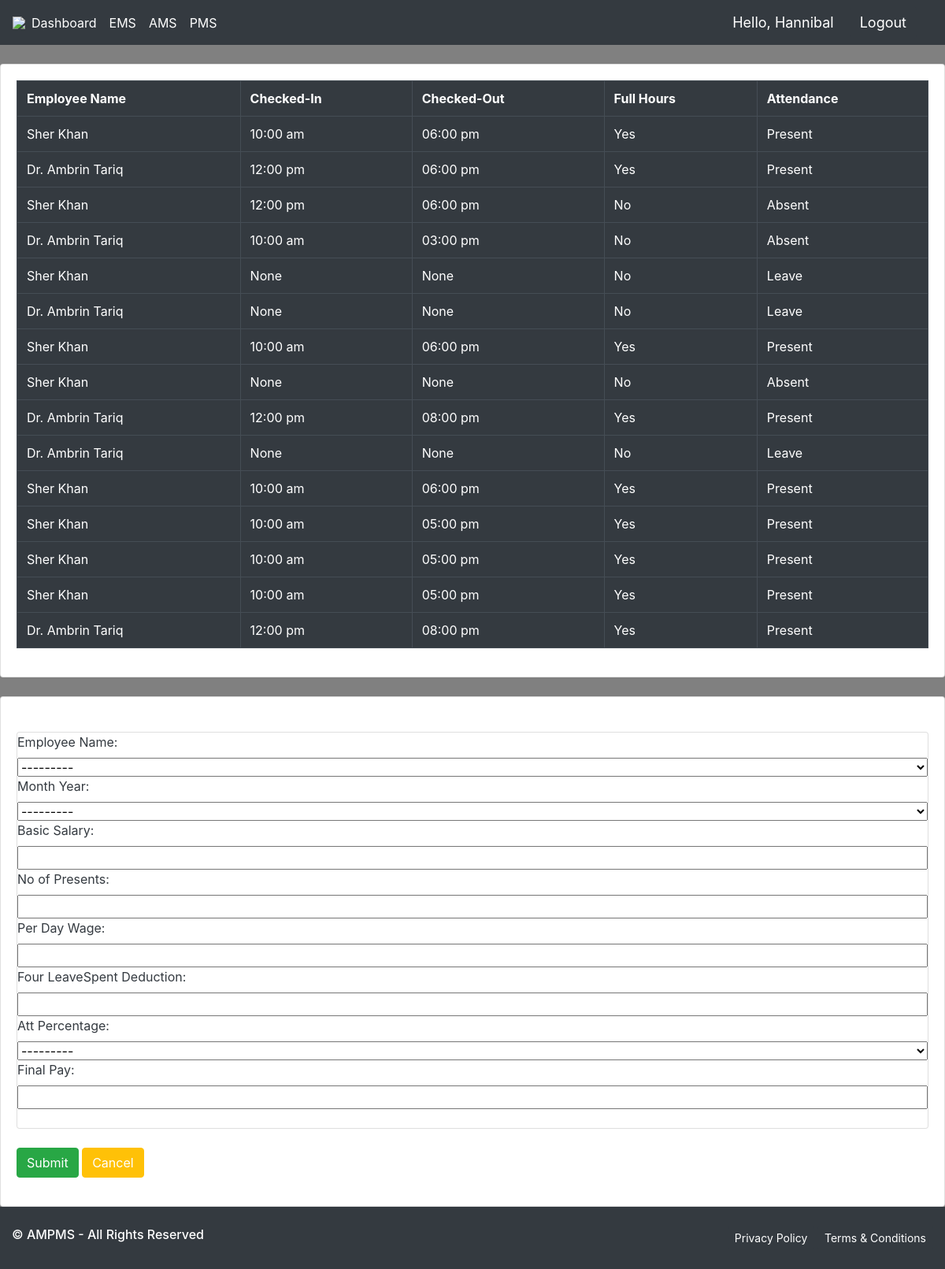
Page /add_payrollform/ (signed in) on the committed database.
### Project/models.py (models this page shows, shortened)
class Attendance(models.Model):
    CHECKED_IN = (
        ('Yes', 'Yes'),
        ('No', 'No')
    )
    CHECKED_OUT = (
        ('Yes', 'Yes'),
        ('No', 'No')
    )
    STATUS = (
        ('Working', 'Working'),
        ('End', 'End'),
        ('Extra Shift', 'Extra Shift'),
        ('On Leave', 'On Leave'),
    )
    MARK = (
        ('Present', 'Present'),
        ('Absent', 'Absent'),
        ('Leave', 'Leave'),
    )
    EARLY_GOING = (
        ('Yes', 'Yes'),
        ('No', 'No'),
    )
    LATE_COMMING = (
        ('Yes', 'Yes'),
        ('No', 'No'),
    )
    HOURS_UTILIZED = (
        ('Yes', 'Yes'),
        ('No', 'No'),
    )
    Employee_Name = models.ForeignKey(Employee, null=True, on_delete=models.SET_NULL)
    Check_In = models.CharField(max_length=50, null=True, choices=CHECKED_IN)
    Time_In = models.CharField(max_length=100, null=True)
    Check_Out = models.CharField(max_length=50, null=True, choices=CHECKED_OUT)
    Time_Out = models.CharField(max_length=100, null=True)
    Early_Going = models.CharField(max_length=50, blank=True, null=True, choices=EARLY_GOING)
    Late_Comming = models.CharField(max_length=50, blank=True, null=True, choices=LATE_COMMING)
    leave = models.ForeignKey(Leave, blank=True, null=True, on_delete=models.SET_NULL)
    Status = models.CharField(max_length=100, null=True, choices=STATUS)
    FullHours_Utilized = models.CharField(max_length=50, null=True, choices=HOURS_UTILIZED)
    Mark_Attendance = models.CharField(max_length=100, null=True, choices=MARK)
    Date_created = models.DateTimeField(auto_now_add=True)

class Employee(models.Model):
    DEPARTMENT = (
        ('Psychologist', 'Psychologist'),
        ('Physiotherapist', 'Physiotherapist'),
        ('Consultant', 'Consultant'),
        ('Intern', 'Intern')
    )
    EDUCATION = (
        ('Bachelors', 'Bachelors'),
        ('Masters', 'Masters')
    )
    employee_user_id = models.OneToOneField(User, null=True, blank=False, on_delete=models.CASCADE)
    Full_Name = models.CharField(max_length=200, null=True)
    Email_Address = models.EmailField(max_length=200, null=True)
    CNIC = models.CharField(max_length=200, null=True)
    Password = models.CharField(max_length=200, blank=True, null=True)
    Confirm_Password = models.CharField(max_length=200, blank=True, null=True)
    Phone_No = models.CharField(max_length=200, null=True)
    Department = models.CharField(max_length=200, null=True, choices=DEPARTMENT)
    Designation = models.CharField(max_length=200, null=True)
    Salary = models.CharField(max_length=100, null=True)
    Experience = models.CharField(max_length=200, null=True)
    Education = models.CharField(max_length=200, null=True, choices=EDUCATION)
    Profile_Pic = models.ImageField(default="Male Profile Avatar.png", null=True, blank=True)
    Date_created = models.DateTimeField(auto_now_add=True)
    def __str__(self):
        return self.Full_Name

### Project/decorators.py (the view)
        def wrapper_func(request, *args, **kwargs):
            group = None
            if request.user.groups.exists():
                group = request.user.groups.all()[0].name
            if group in allowed_roles:
                return view_func(request, *args, **kwargs)
            else:
                return HttpResponse('You are not authorized to view this page')

### Project/forms.py
class PayrollForm(ModelForm):
    class Meta:
        model = Payroll
        fields = ['Employee_Name',
            'Month_Year',
            'Basic_Salary',
            'No_of_Presents',
            'Per_Day_Wage',
            'Four_LeaveSpent_Deduction', 'Att_Percentage', 'Final_Pay']

### Project/views.py (called while the page is built)
@login_required(login_url=login_page)
@allowed_users(allowed_roles=['Admin'])
def add_payroll(request):
    attendances = Attendance.objects.all()
    payrolls = Payroll.objects.all()
    form = PayrollForm()
    if request.method == 'POST':
        form = PayrollForm(request.POST)
        if form.is_valid():
            form.save()
            return redirect('payroll')
    context = {'form': form, 'All_attendances': attendances, 'All_payrolls': payrolls}
    return render(request, 'projects/PylForm.html', context)

### Project/templates/projects/PylForm.html (shortened to what this page needs)
{% extends 'projects/Main.html' %}
{% load static %}
{% block content %}
<br>
<div class="row-md-3">
    <div class="col-md-2.3">
        <div class="card card-body">
            <div class="table-responsive">
                <table class="table table-bordered table-dark text-white" id="dataTable" width="100%" cellspacing="0">
                    <tr>
                        <th>Employee Name</th>
                        <th>Checked-In</th>
                        <th>Checked-Out</th>
                        <th>Full Hours</th>
                        <th>Attendance</th>
                    </tr>
                    {% for t in All_attendances %}
                    <tr>
                        <td>{{t.Employee_Name}}</td>
                        <td>{{t.Time_In}}</td>
                        <td>{{t.Time_Out}}</td>
                        <td>{{t.FullHours_Utilized}}</td>
                        <td>{{t.Mark_Attendance}}</td>
                    </tr>
                    {% endfor %}
                </table>
            </div>
        </div>
        <br>
        <div class="card card-body">
            <br>
            <form action="" method="POST">
                <div class="card text-dark bg-white">
                    {{form}}<br>
                </div>
                <br>
                <a class="btn btn-success btn text-white" href="{% url 'payroll' %}">Submit</a>
                <a class="btn btn-warning btn text-white" href="{% url 'payroll' %}">Cancel</a>
            </form>
        </div>
    </div>
</div>
{% endblock %}

### Project/templates/projects/Navbar.html (shortened to what this page needs)
{% load static %}
<nav class="navbar navbar-expand-lg navbar-light bg-dark">
  <img src="{% static 'Images/logo final test.png' %}">
  <div class="collapse navbar-collapse" id="navbarNav">
    <ul class="navbar-nav">
      <li class="nav-item active">
        <a class="nav-link nav text-white" href="{% url 'home' %}">Dashboard</a>
      </li>
      <li class="nav-item active">
        <a class="nav-link nav text-white" href="{% url 'user' %}">EMS</a>
      </li>
      <li class="nav-item active">
        <a class="nav-link nav text-white" href="{% url 'attendance' %}">AMS</a>
      </li>
      <li class="nav-item active">
        <a class="nav-link nav text-white" href="{% url 'payroll' %}">PMS</a>
      </li>
    </ul>
  </div>
  <span class="hello-msg">Hello, {{request.user}}</span>
  <span><a class="hello-msg btn btn-dark" href="{% url 'logout_user' %}">Logout</a></span>
</nav>

### Project/templates/projects/Main.html (style rules this page uses)
body, html { margin: 0; padding: 0; height: 100%; background: Grey !important; }

### Project/templates/projects/Navbar.html (style rules this page uses)
.hello-msg { font-size: 18px; color: #fff; margin-right: 20px; }

### rows in the picture
Attendance: Employee_Name "Sher Khan", Time_In "10:00 am", Time_Out "06:00 pm", FullHours_Utilized "Yes", Mark_Attendance "Present"
Attendance: Employee_Name "Dr. Ambrin Tariq", Time_In "12:00 pm", Time_Out "06:00 pm", FullHours_Utilized "Yes", Mark_Attendance "Present"
Attendance: Employee_Name "Sher Khan", Time_In "12:00 pm", Time_Out "06:00 pm", FullHours_Utilized "No", Mark_Attendance "Absent"
Attendance: Employee_Name "Dr. Ambrin Tariq", Time_In "10:00 am", Time_Out "03:00 pm", FullHours_Utilized "No", Mark_Attendance "Absent"
Attendance: Employee_Name "Sher Khan", Time_In "None", Time_Out "None", FullHours_Utilized "No", Mark_Attendance "Leave"
Attendance: Employee_Name "Dr. Ambrin Tariq", Time_In "None", Time_Out "None", FullHours_Utilized "No", Mark_Attendance "Leave"
Attendance: Employee_Name "Sher Khan", Time_In "10:00 am", Time_Out "06:00 pm", FullHours_Utilized "Yes", Mark_Attendance "Present"
Attendance: Employee_Name "Sher Khan", Time_In "None", Time_Out "None", FullHours_Utilized "No", Mark_Attendance "Absent"
Attendance: Employee_Name "Dr. Ambrin Tariq", Time_In "12:00 pm", Time_Out "08:00 pm", FullHours_Utilized "Yes", Mark_Attendance "Present"
Attendance: Employee_Name "Dr. Ambrin Tariq", Time_In "None", Time_Out "None", FullHours_Utilized "No", Mark_Attendance "Leave"
Attendance: Employee_Name "Sher Khan", Time_In "10:00 am", Time_Out "06:00 pm", FullHours_Utilized "Yes", Mark_Attendance "Present"
Attendance: Employee_Name "Sher Khan", Time_In "10:00 am", Time_Out "05:00 pm", FullHours_Utilized "Yes", Mark_Attendance "Present"
Attendance: Employee_Name "Sher Khan", Time_In "10:00 am", Time_Out "05:00 pm", FullHours_Utilized "Yes", Mark_Attendance "Present"
Attendance: Employee_Name "Sher Khan", Time_In "10:00 am", Time_Out "05:00 pm", FullHours_Utilized "Yes", Mark_Attendance "Present"
Attendance: Employee_Name "Dr. Ambrin Tariq", Time_In "12:00 pm", Time_Out "08:00 pm", FullHours_Utilized "Yes", Mark_Attendance "Present"

### other values in the picture
{{ request.user }} "Hannibal"
